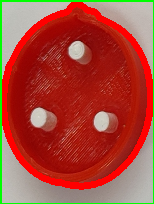
#> input picture first_stage/engineering_tour/3_task/cut_red.png, 154 x 204 px, given in place of IMG_20240823_164837.jpg, which was not available
$ python main.py
#> lines starting #> are read from the running program, lines starting #| are printed output that depends on the picture; after the words box and inside, x2 and y2 are one past the last pixel; in counts of white or black regions, pixels touching at a corner belong together; pictures that were not available may be replaced by others from this repository, and a replacement may not be noted
#> (reads first_stage/engineering_tour/3_task/annotations.csv from the repository)
#> in main, image is the input picture: shape (204, 154, 3); mean B, G, R 57.3, 72.6, 169.9
### first_stage/engineering_tour/3_task/eval.py
# -*- coding: utf-8 -*-
import cv2
import numpy as np


def load_images():
    """
        Функция осуществляет загрузку эталонных изображений из файла(ов).
        Если вы не собираетесь использовать эту функцию, пусть возвращает пустой список []
        Если вы используете несколько изображений, то возвращайте их списком [img1, img2, ...]

        То, что вы вернёте из этой функции, будет передано вторым аргументом в функцию predict_connect_number
    """

    img_list = []
    return img_list


def check_need_connection(image: np.ndarray):
    """Проверка на нужный разъём зарядки"""

#--------------------------------------------
    #блок в котором мы находим координату центра круглого разьема путем нахождения маленькой синей окружности нарисованной ранее в центре
    gray = cv2.cvtColor(image, cv2.COLOR_BGR2GRAY)
    gray_copy = gray.copy()         #копию серого изображения используем для нахождения центра
    #а оригинал серого изображения для посика координат белых коннекторов

    mask = (gray >= 29) & (gray <= 29) #значение синего цвета в сером диапозоне
    gray_copy[mask] = 255               #найденные синие пиксели заменяем на белые чтобы использовать потом функцию findContours
    gray_copy[~mask] = 0                 # все остальные пиксели станут черными

    contours, _ = cv2.findContours(gray_copy, cv2.RETR_EXTERNAL, cv2.CHAIN_APPROX_SIMPLE)

    x_center, y_center, w, h = cv2.boundingRect(contours[0])
    #т к контур состоящий из чистых синих пикселей будет один то берем первым и единственный контур
#--------------------------------------------------------

    #блок где находим координаты торчащих коннекторов, которые представляют из себя белые окружности
    ret, thresh = cv2.threshold(gray, 160, 255, cv2.THRESH_BINARY)  #пиксели до 160 в сером диапозоне станут черными, а нужные нам белые коннекторы останутся белыми
    contours, _ = cv2.findContours(thresh, cv2.RETR_EXTERNAL, cv2.CHAIN_APPROX_SIMPLE)

    charging_connectors = []   #массив для хранения размеров прямоугольников описанных вокруг коннекторов
    for contour in contours:
        area = cv2.contourArea(contour) # находим площадь контура
        if 100 < area < 400:           # фильтруем контур от помех
            x, y, w, h = cv2.boundingRect(contour)
            # cv2.rectangle(image, (x, y), (x + w, y + h), (0, 255, 0), 2)
            charging_connectors.append([x, y, w, h])

    sort_charging_connectors = sorted(charging_connectors, key = lambda list_: list_[0])
    #сортируем контуры по возрастанию координаты x

    # cv2.imshow("gray_image", gray_copy)
    # cv2.imshow("cut", thresh)

    if sort_charging_connectors[0][1] > y_center and sort_charging_connectors[1][1] < y_center and sort_charging_connectors[2][1] > y_center:
        return True
    else: return False


def find_red_circles(image):

    red_circles_coord = []
    hsv = cv2.cvtColor(image, cv2.COLOR_BGR2HSV)
#> hsv: shape (720, 1180, 3); mean H, S, V 6.4, 177, 175.4
    mask = cv2.inRange(hsv,(0, 165, 97), (40, 255, 195))
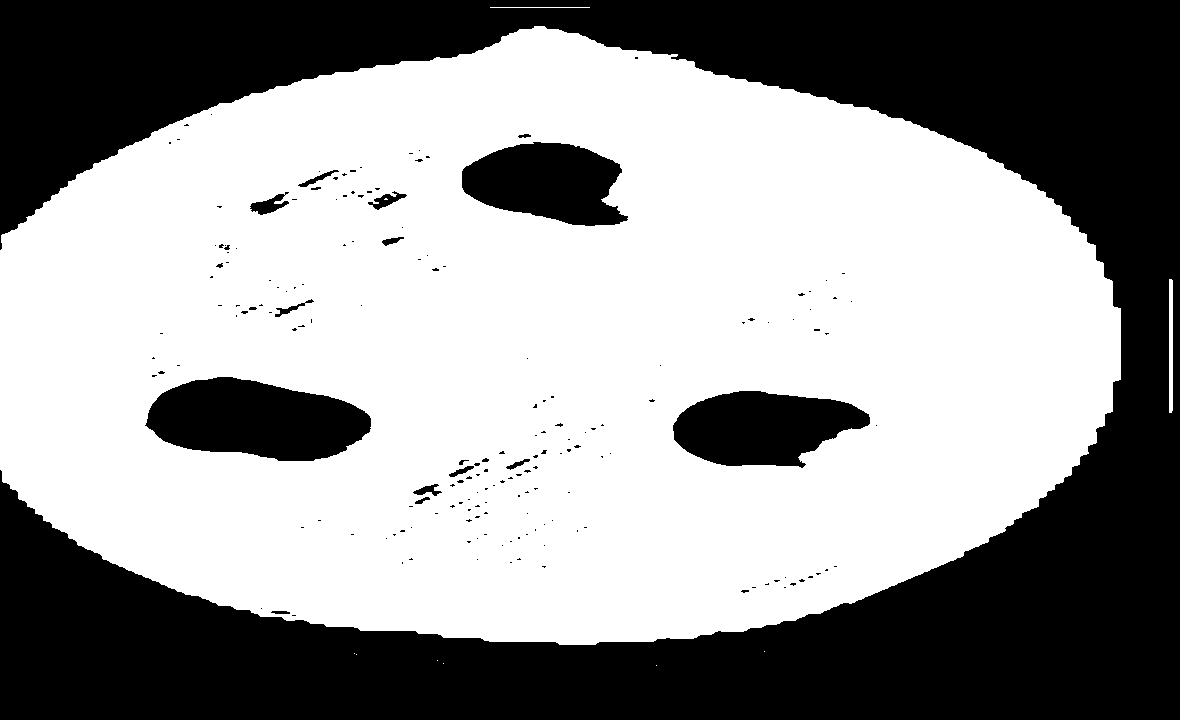
#> mask: shape (720, 1180); 59.2% white; 182 black regions (162 under 20 px)
    contours, _ = cv2.findContours(mask, cv2.RETR_EXTERNAL, cv2.CHAIN_APPROX_SIMPLE)
#> contours = 9 contours, 7 with area under 20; largest, box (x1, y1, x2, y2) and area: (0, 26, 1121, 645) 537954, (1169, 279, 1173, 413) 397

    for contour in contours:
        # x, y, w, h = cv2.boundingRect(contour)
        # cv2.rectangle(image, (x, y), (x + w, y + h), (0, 255, 0), 2)

        approx = cv2.approxPolyDP(contour, 0.2 * cv2.arcLength(contour, True), True)

        cv2.drawContours(image, [contour], 0, (0, 0, 255), 5)

        M = cv2.moments(contour)
        if M['m00'] != 0.0:
            x = int(M['m10']/M['m00'])
            y = int(M['m01']/M['m00'])

        if len(approx) == 3:
            pass #убираем красные треугольнки

        else:
            try:
            # cv2.putText(image, 'circle', (x, y), cv2.FONT_HERSHEY_SIMPLEX, 0.6, (255, 255, 255), 2)
                red_circles_coord.append((x, y))
            except:
                pass
#> this loop made 9 passes
#> (approx, x, y) on passes 7 to 8: ([[1169, 279], [1171, 412]], 1170, 345), ([[1120, 308], [0, 469]], 545, 349)
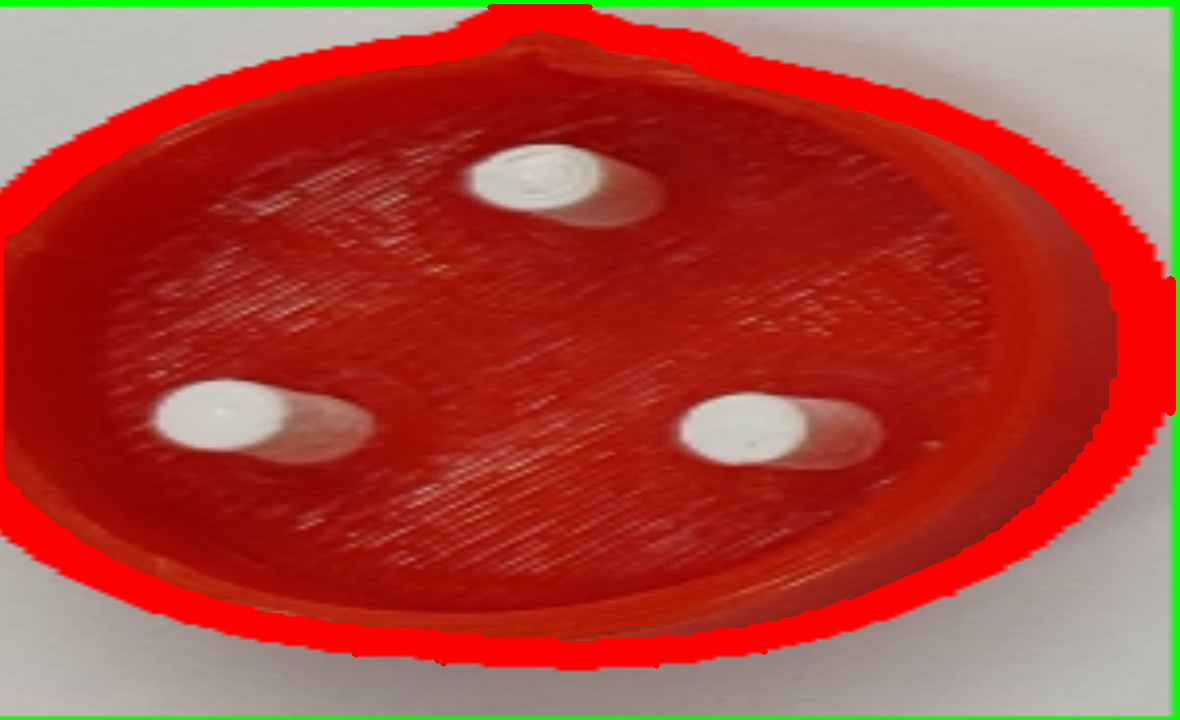
#> image: shape (720, 1180, 3); mean of channels 0, 1, 2 53.8, 65.7, 171.7; drawn as B, G, R
#> after the loop, red_circles_coord = [(1170, 345), (545, 349), (545, 349)]

    # cv2.imshow("image", image)
    # cv2.imshow("result", mask)

    return red_circles_coord


def predict_connect_number(image, img_list) -> int:
    try:
        # [5 lines of commented-out code are left out]
        image = (cv2.resize(image, (1280, 720)))[:,100 :, :] #срез фото с 100 пикселя по икс

        coords = find_red_circles(image) #координаты центров красных кругов
#> coords = [(1170, 345), (545, 349), (545, 349)]

        gray_image = cv2.cvtColor(image, cv2.COLOR_BGR2GRAY)
        # cv2.imshow("gray_image", gray_image)

        ret, thresh = cv2.threshold(gray_image, 140, 255, cv2.THRESH_BINARY)
#> thresh: shape (720, 1180); 26.6% white; 23 white regions (18 under 20 px), largest, box (x1, y1, x2, y2) and area: (0, 0, 1180, 720) 204448, (153, 380, 295, 450) 7394, (680, 393, 821, 464) 7230, (471, 145, 603, 210) 6731, (324, 403, 331, 408) 23

        thresh = ~thresh
#> thresh: shape (720, 1180); 73.4% white; 23 black regions (18 under 20 px)
        # cv2.imshow("thresh", thresh)


        contours, _ = cv2.findContours(thresh, cv2.RETR_EXTERNAL, cv2.CHAIN_APPROX_SIMPLE)
#> contours = 12 contours, 11 with area under 20; largest, box (x1, y1, x2, y2) and area: (0, 4, 1176, 715) 643379


        centers_of_shapes = []
        for contour in contours:
            area = cv2.contourArea(contour) # находим площадь
            if area > 10000:
                x, y, w, h = cv2.boundingRect(contour)  # Получаем координаты и размеры
                centers_of_shapes.append( [x, y, w, h ]) #собираем иксы углов фигур чтобы в дальнейшем выстроить по возрастанию
#> this loop made 12 passes
#> (area, x, y, w, h) on pass 12: (643379, 0, 4, 1176, 711)
#> after the loop, centers_of_shapes = [[0, 4, 1176, 711]]


        sort_centers_of_shapes = sorted(centers_of_shapes, key=lambda x: x[0]) #сортируем по иксу тобишь по порядковому расположению, ведь чем больше икс тем дальше находится обьект
#> sort_centers_of_shapes = [[0, 4, 1176, 711]]
        # print(sort_centers_of_shapes)

        right_number = None
        for i, contour in enumerate(sort_centers_of_shapes):

            x, y, w, h = contour  # Получаем координаты и размеры
            for x_centr, y_centr in coords: #перебираем каждую координату из массива красных кругов и если ее центр окажется внутри границ прямоугольника то мы найдем позицию этой фигуры
                if (x < x_centr < (x+w )) and (y < y_centr <(y+h)):
                    cv2.rectangle(image, (x, y), (x + w, y + h), (0, 255, 0), 2)
                    cv2.circle(image, (x_centr, y_centr), 6, (255,0,0),-1)

                    cut_image = image[y:y+h, x:x+w]
                    if check_need_connection(cut_image):
                        right_number = i+1
                        return right_number
#> this loop made 1 pass
#> (contour, x, y) on pass 1: ([0, 4, 1176, 711], 0, 4)
#> pass 1, in check_need_connection, `gray = cv2.cvtColor(image, cv2.COLOR_BGR2GRAY)`:
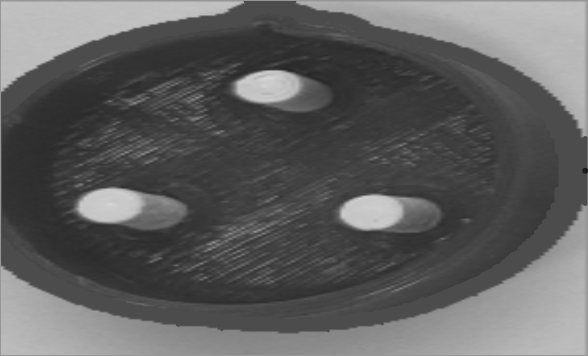
#> gray: shape (711, 1176) (shown at 1/2 size); min 29, max 217, mean 95.1
#> pass 1, in check_need_connection, `mask = (gray >= 29) & (gray <= 29)`:
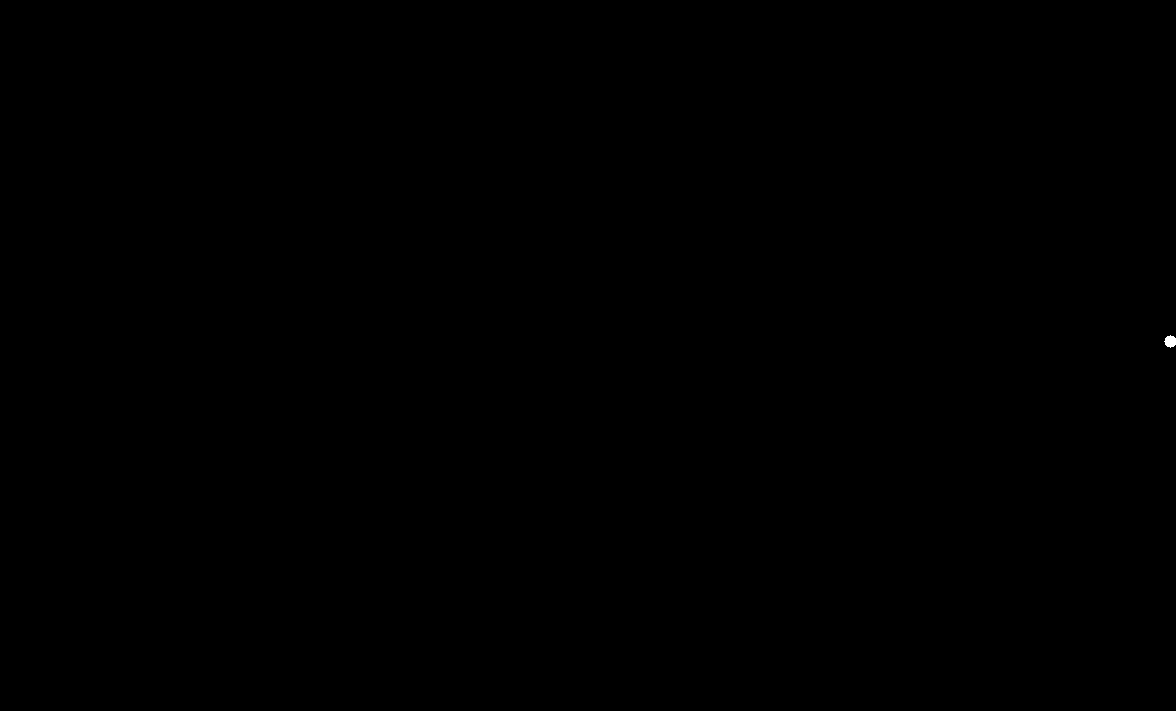
#> mask: shape (711, 1176) bool; 0.01% white; 1 white region, box (x1, y1, x2, y2) and area: (1164, 335, 1176, 348) 112
#> pass 1, in check_need_connection, `ret, thresh = cv2.threshold(gray, 160, 255, cv2.THRESH_BINARY)`:
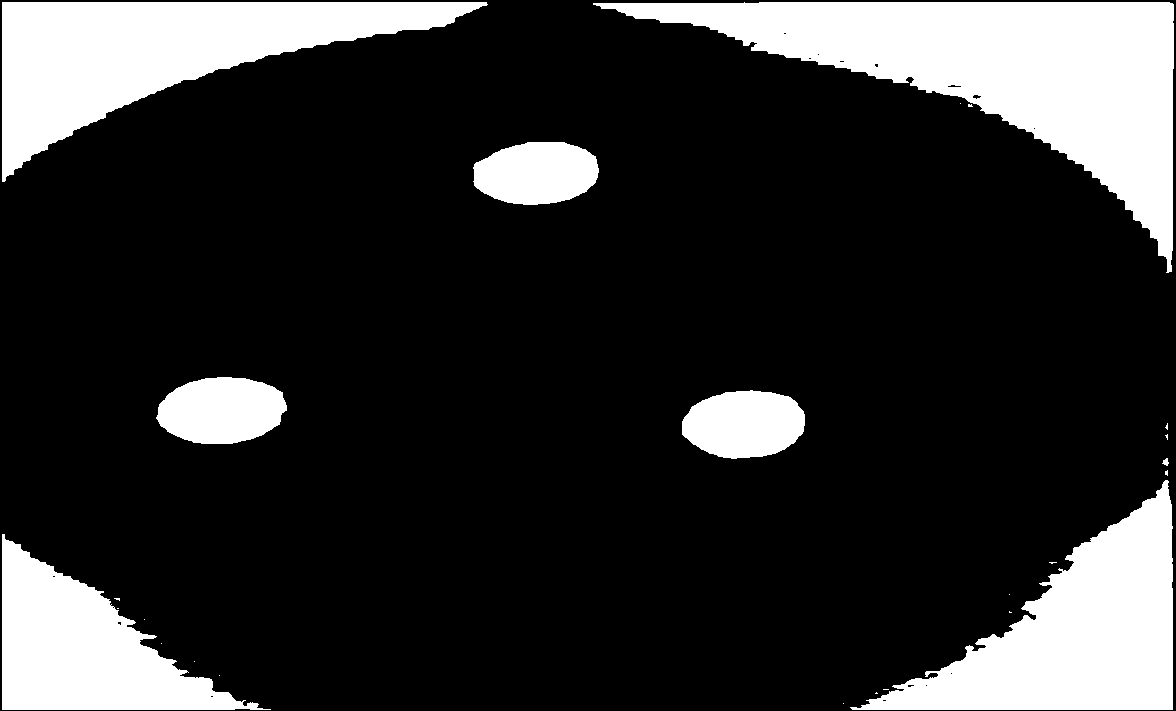
#> thresh: shape (711, 1176); 19.4% white; 25 white regions (17 under 20 px), largest, box (x1, y1, x2, y2) and area: (593, 2, 1174, 273) 52565, (2, 2, 488, 182) 35139, (850, 480, 1173, 710) 32666
#> after the loop:
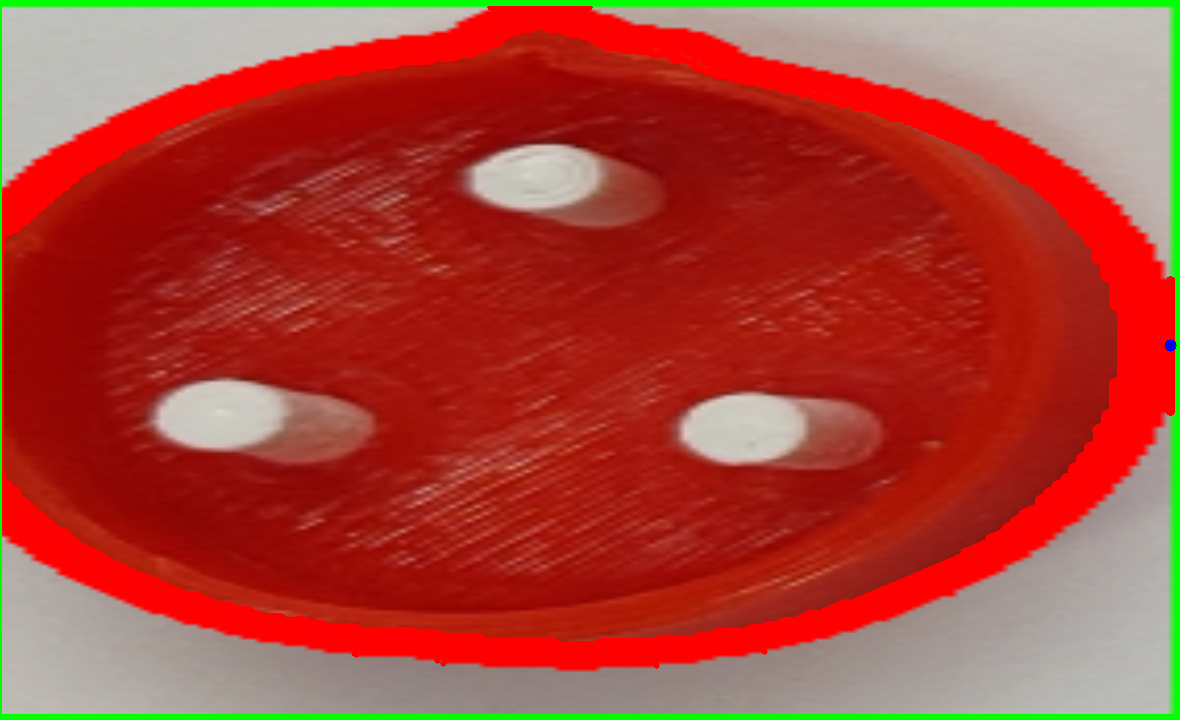
#> image: shape (720, 1180, 3); 0.83% of pixels changed, all inside (x1, y1, x2, y2) = (0, 4, 1177, 717); drawn as B, G, R

                        # cv2.putText(image, str(i+1), (x, y),   cv2.FONT_HERSHEY_SIMPLEX, 0.6, (255, 255, 255), 2)

    except:
        pass

    # cv2.imshow("image", image)

    # return right_number

### first_stage/engineering_tour/3_task/main.py
# -*- coding: utf-8 -*-
"""
Файл служит для определения точности вашего алгоритма

Для получения оценки точности, запустите файл на исполнение
"""

import cv2
import pandas as pd

import eval as submission


def main():
    csv_file = "first_stage/engineering_tour/3_task/annotations.csv"
    data = pd.read_csv(csv_file, sep=',')
    data = data.sample(frac=1)

    correct = 0
    tools_list = submission.load_images()

    for row in data.itertuples():
        _, image_filename, answer = row
        answer = int(answer)

        image = cv2.imread("first_stage/engineering_tour/3_task/"+image_filename)
        user_answer = submission.predict_connect_number(image, tools_list)
        if user_answer == answer:
            correct += 1
#> pass 2 of the loop in main, `for row in data.itertuples():`:
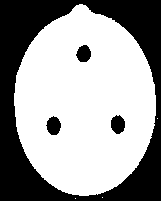
#> input picture first_stage/engineering_tour/3_task/pat.png, 161 x 201 px, given in place of IMG_20240823_171123.jpg, which was not available
#> in main, image is the input picture: shape (201, 161, 3); 61.9% white; 4 black regions, box (x1, y1, x2, y2) and area: (0, 0, 161, 201) 11722, (46, 116, 61, 135) 207, (111, 115, 125, 134) 205, (76, 45, 91, 62) 193
#> in predict_connect_number (call 2), `image = (cv2.resize(image, (1280, 720)))[:,100 :, :]`:
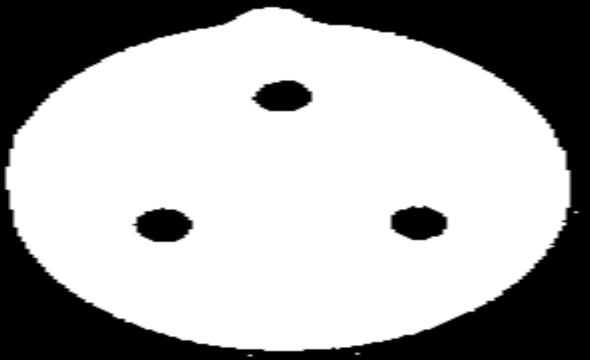
#> image: shape (720, 1180, 3) (shown at 1/2 size); min 0, max 255, mean 171.2
#> coords = []
#> in predict_connect_number (call 2), `ret, thresh = cv2.threshold(gray_image, 140, 255, cv2.THRESH_BINARY)`:
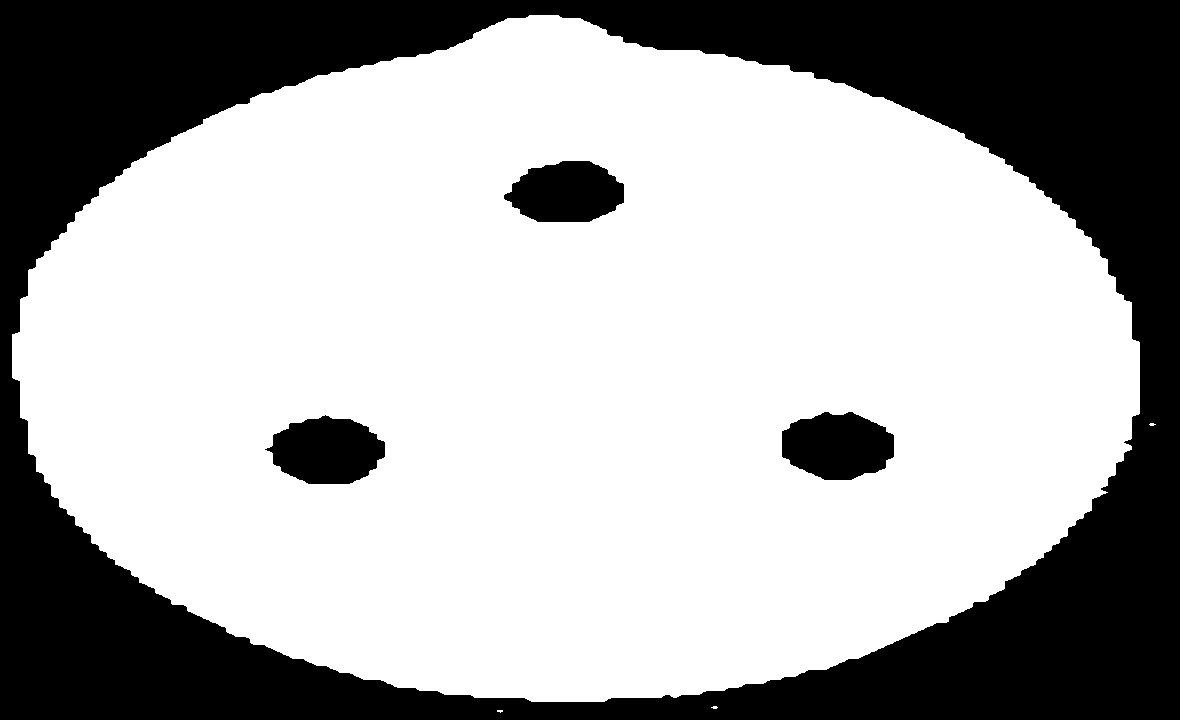
#> thresh: shape (720, 1180); 67% white; 4 black regions, box (x1, y1, x2, y2) and area: (0, 0, 1180, 720) 262736, (265, 415, 385, 484) 5961, (782, 412, 894, 480) 5902, (504, 161, 624, 222) 5548
#> in predict_connect_number (call 2), `contours, _ = cv2.findContours(thresh, cv2.RETR_EXTERNAL, cv2.CHAIN_AP..`: contours = [[[0, 0], [0, 719], [1179, 719], [1179, 0]]]
#> the loop in predict_connect_number (call 2), `for contour in contours:` made 1 pass
#> (contour, area, x, y, w, h) on pass 1: ([[0, 0], [0, 719], [1179, 719], [1179, 0]], 847701, 0, 0, 1180, 720)
#> after the loop in predict_connect_number (call 2), `for contour in contours:`: centers_of_shapes = [[0, 0, 1180, 720]]
#> the loop in predict_connect_number (call 2), `for i, contour in enumerate(sort_centers_of_shapes): ` made 1 pass

    total_object = len(data.index)
#> total_object = 30
    print(f"Из {total_object} предсказаний верны {correct}")

    score = correct / total_object
    print(f"Точность: {score:.2f}")


if __name__ == '__main__':
    main()
